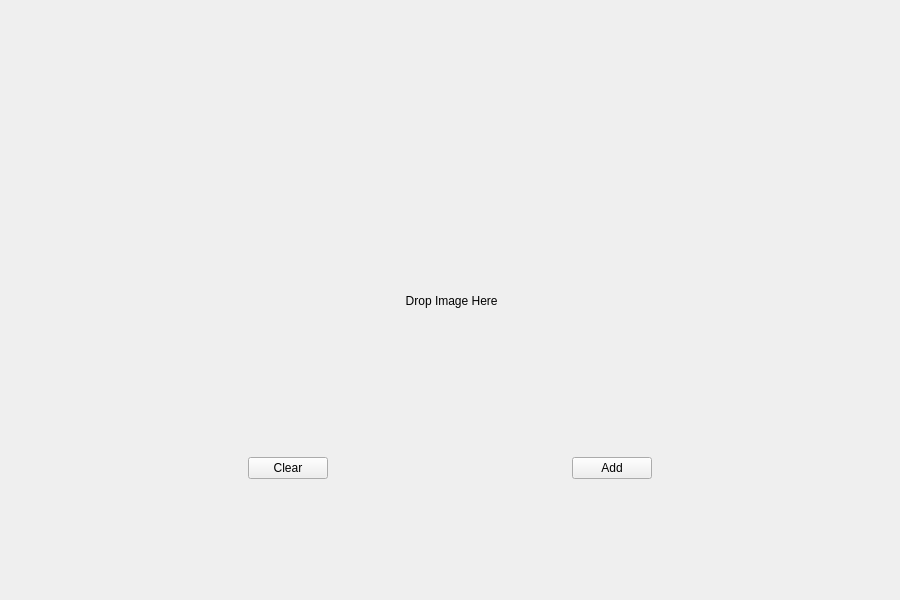
<?xml version="1.0" encoding="UTF-8"?>
<ui version="4.0">
 <class>ShowImage</class>
 <widget class="QWidget" name="ShowImage">
  <property name="geometry">
   <rect>
    <x>0</x>
    <y>0</y>
    <width>900</width>
    <height>600</height>
   </rect>
  </property>
  <property name="windowTitle">
   <string>ShowImage</string>
  </property>
  <layout class="QVBoxLayout" name="verticalLayout_2">
   <item>
    <layout class="QVBoxLayout" name="verticalLayout">
     <item>
      <spacer name="verticalSpacer">
       <property name="orientation">
        <enum>Qt::Vertical</enum>
       </property>
       <property name="sizeHint" stdset="0">
        <size>
         <width>20</width>
         <height>149</height>
        </size>
       </property>
      </spacer>
     </item>
     <item>
      <layout class="QHBoxLayout" name="horizontalLayout">
       <item>
        <spacer name="horizontalSpacer">
         <property name="orientation">
          <enum>Qt::Horizontal</enum>
         </property>
         <property name="sizeHint" stdset="0">
          <size>
           <width>40</width>
           <height>20</height>
          </size>
         </property>
        </spacer>
       </item>
       <item>
        <widget class="ImageLabel" name="imageLabel">
         <property name="sizePolicy">
          <sizepolicy hsizetype="Fixed" vsizetype="Fixed">
           <horstretch>0</horstretch>
           <verstretch>0</verstretch>
          </sizepolicy>
         </property>
         <property name="minimumSize">
          <size>
           <width>300</width>
           <height>300</height>
          </size>
         </property>
         <property name="text">
          <string> Drop Image Here</string>
         </property>
         <property name="alignment">
          <set>Qt::AlignCenter</set>
         </property>
        </widget>
       </item>
       <item>
        <spacer name="horizontalSpacer_2">
         <property name="orientation">
          <enum>Qt::Horizontal</enum>
         </property>
         <property name="sizeHint" stdset="0">
          <size>
           <width>40</width>
           <height>20</height>
          </size>
         </property>
        </spacer>
       </item>
      </layout>
     </item>
     <item>
      <layout class="QHBoxLayout" name="horizontalLayout_2">
       <property name="sizeConstraint">
        <enum>QLayout::SetDefaultConstraint</enum>
       </property>
       <item>
        <spacer name="horizontalSpacer_4">
         <property name="orientation">
          <enum>Qt::Horizontal</enum>
         </property>
         <property name="sizeHint" stdset="0">
          <size>
           <width>148</width>
           <height>20</height>
          </size>
         </property>
        </spacer>
       </item>
       <item>
        <widget class="QPushButton" name="btnClear">
         <property name="text">
          <string>Clear</string>
         </property>
        </widget>
       </item>
       <item>
        <spacer name="horizontalSpacer_3">
         <property name="orientation">
          <enum>Qt::Horizontal</enum>
         </property>
         <property name="sizeHint" stdset="0">
          <size>
           <width>118</width>
           <height>20</height>
          </size>
         </property>
        </spacer>
       </item>
       <item>
        <widget class="QPushButton" name="btnAdd">
         <property name="text">
          <string>Add</string>
         </property>
        </widget>
       </item>
       <item>
        <spacer name="horizontalSpacer_5">
         <property name="orientation">
          <enum>Qt::Horizontal</enum>
         </property>
         <property name="sizeHint" stdset="0">
          <size>
           <width>148</width>
           <height>20</height>
          </size>
         </property>
        </spacer>
       </item>
      </layout>
     </item>
     <item>
      <spacer name="verticalSpacer_2">
       <property name="orientation">
        <enum>Qt::Vertical</enum>
       </property>
       <property name="sizeHint" stdset="0">
        <size>
         <width>20</width>
         <height>119</height>
        </size>
       </property>
      </spacer>
     </item>
    </layout>
   </item>
  </layout>
 </widget>
 <customwidgets>
  <customwidget>
   <class>ImageLabel</class>
   <extends>QLabel</extends>
   <header>imagelabel.h</header>
  </customwidget>
 </customwidgets>
 <resources/>
 <connections/>
</ui>
